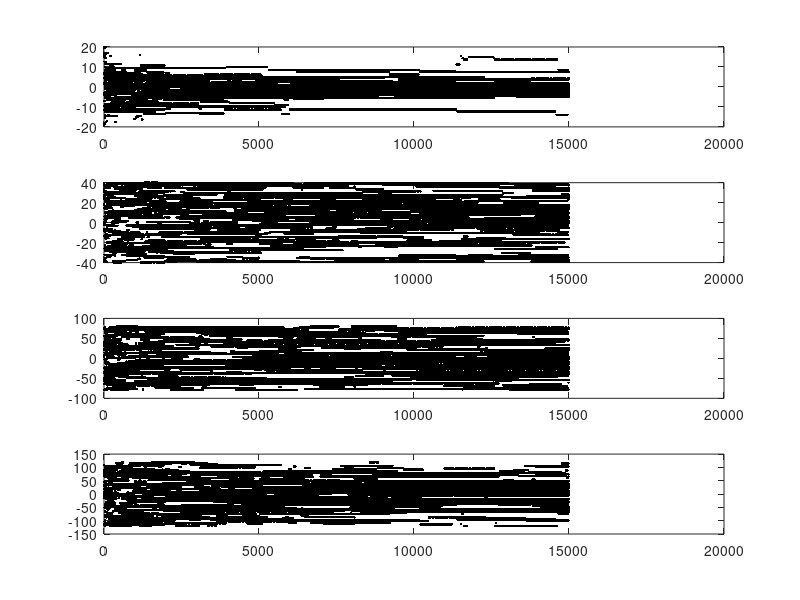
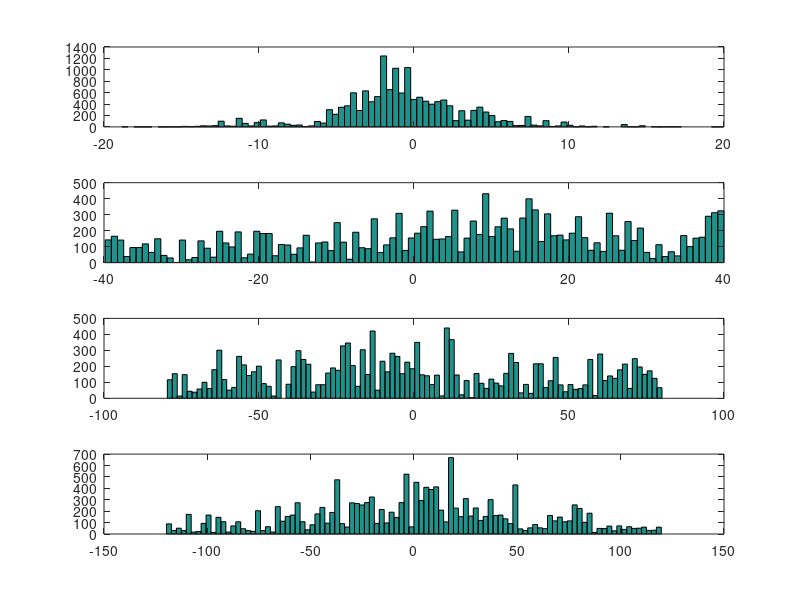

Write the MATLAB code that produced these figures, in order.
clear
close all
clc


load('./evalresults.txt')

evalResults = evalresults;
clear evalresults

evalCol = 1;
objCol = size(evalResults,2);
parCols = (evalCol+1):(objCol-1);
nPars= numel(parCols);



figure
for iPar=parCols-1
    subplot(nPars,1,iPar)
    plot(evalResults(:,1),evalResults(:,parCols(iPar)),'.k')
end


figure
for iPar=parCols-1
    subplot(nPars,1,iPar)
    hist(evalResults(:,parCols(iPar)),100)
end


r = find(evalResults(:,objCol)==max(evalResults(:,objCol)));


disp(sprintf('%.20f',evalResults(r(1),objCol)))
disp(sprintf('%.20f ',evalResults(r(1),parCols)))


% 74.94062563111670272065
% -1.00005075569713341999 7.00046876468416545691 -5.00125724769418233961 8.99950322149206094480

